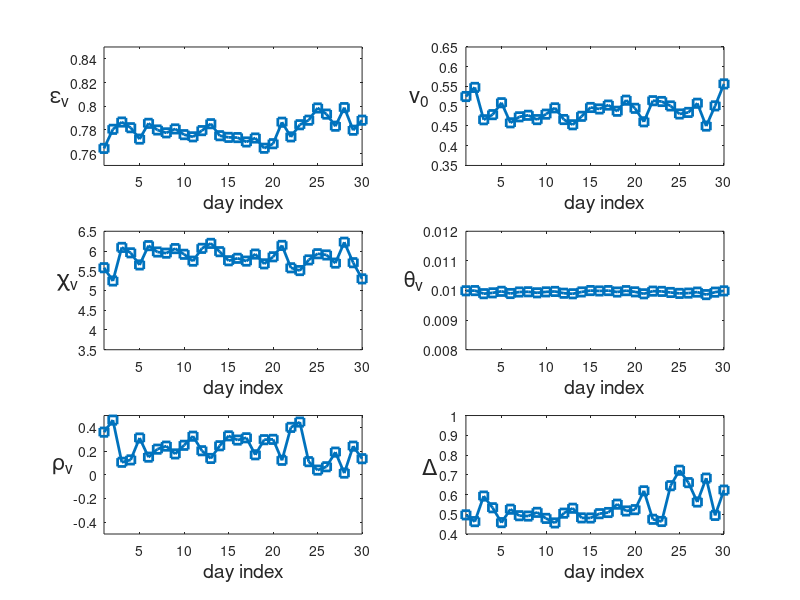
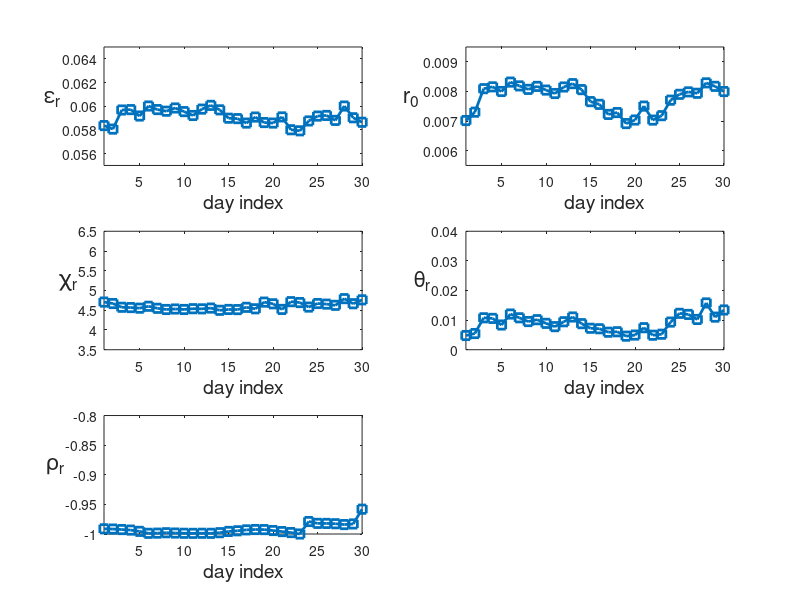

Recreate these plots in MATLAB, in order.
clear all

%load smile_fft.txt
%par=smile_fft;

load smile_fft_ptime6days.txt
par=smile_fft_ptime6days;


%nsize=max(size(fcallL(:,2)));


%% numero di osservazioni
nobs=36;

%% caso sei giorni
nobs=30;
%% numero strike
 nstr=5;
nv=11;
   
         maxdist=264-22
      
%% riordino dati per  scadenza e tipo
icont=0;
for io=1:nobs
 
      timetomat(io)=(maxdist-io+1);
      timetomat(io)=io;
      %/252.0;
      %/263.d0;
    %  timetomat(io)=(maxdist-io+1)/252.d0;
      delta(io)=par(icont+1,2)
      epsv(io)=par(icont+2,2);
      v0(io)=par(icont+3,2);
      thetav(io)=par(icont+4,2);
      chiv(io)=par(icont+5,2);
      rhov(io)=par(icont+6,2);
      epsr(io)=par(icont+7,2);
      r0(io)=par(icont+8,2);
      thetar(io)=par(icont+9,2);
      chir(io)=par(icont+10,2);
      rhor(io)=par(icont+11,2);
     
      
      icont=icont+nv;
end 

figure(1)
h1=subplot(3,2,1)
plot(timetomat,epsv,'-s','LineWidth',2)
ylabel('\epsilon_v ','Rotation',0,'FontSize',16)
%xlabel('    time to maturity (days)','FontSize',14)
xlabel('    day index','FontSize',14)

%xlabel('days from September 14th, 2010','FontSize',10)
%axis([208  238 0 0.5])

axis([min(min(timetomat)) max(max(timetomat)) 0.75 0.85]) 
%pause(0.2)

h2=subplot(3,2,2)
plot(timetomat,v0,'-s','LineWidth',2)
ylabel('v_0  ','Rotation',0,'FontSize',16)
%xlabel('    time to maturity  (days)','FontSize',14)
xlabel('    day index','FontSize',14)
%xlabel('days from September 14th, 2010','FontSize',10)
axis([min(min(timetomat))  max(max(timetomat)) 0.35 0.65])

h3=subplot(3,2,3)
plot(timetomat,chiv,'-s','LineWidth',2)
ylabel('\chi_v ','Rotation',0,'FontSize',16)
%xlabel('    time to maturity  (days)','FontSize',14)
xlabel('    day index','FontSize',14)

axis([min(min(timetomat))  max(max(timetomat)) 3.5 6.5])

h4=subplot(3,2,4)
plot(timetomat,thetav,'-s','LineWidth',2)
ylabel('\theta_v ','Rotation',0,'FontSize',16)
%xlabel('    time to maturity  (days)','FontSize',14)
xlabel('    day index','FontSize',14)

axis([min(min(timetomat))  max(max(timetomat)) 0.008 0.012])

h5=subplot(3,2,5)
plot(timetomat,rhov,'-s','LineWidth',2)
ylabel('\rho_v ','Rotation',0,'FontSize',16)
%xlabel('    time to maturity  (days)','FontSize',14)
xlabel('    day index','FontSize',14)

axis([min(min(timetomat))  max(max(timetomat)) -0.5 0.5])


h6=subplot(3,2,6)
plot(timetomat,delta,'-s','LineWidth',2)
ylabel('\Delta ','Rotation',0,'FontSize',16)
%xlabel('    time to maturity  (days)','FontSize',14)
xlabel('    day index','FontSize',14)

axis([min(min(timetomat))  max(max(timetomat)) 0.4 1.0])




figure(2)
h11=subplot(3,2,1)
plot(timetomat,epsr,'-s','LineWidth',2)
ylabel('\epsilon_r ','Rotation',0,'FontSize',16)
%xlabel('    time to maturity (days)','FontSize',14)
xlabel('    day index','FontSize',14)

axis([min(min(timetomat)) max(max(timetomat)) 0.055 0.065]) 


h22=subplot(3,2,2)
plot(timetomat,r0,'-s','LineWidth',2)
ylabel('r_0  ','Rotation',0,'FontSize',16)
%xlabel('    time to maturity  (days)','FontSize',14)
xlabel('    day index','FontSize',14)
axis([min(min(timetomat))  max(max(timetomat)) 0.0055 0.0095])


h33=subplot(3,2,3)
plot(timetomat,chir,'-s','LineWidth',2)
ylabel('\chi_r ','Rotation',0,'FontSize',16)
%xlabel('    time to maturity  (days)','FontSize',14)
xlabel('    day index','FontSize',14)
axis([min(min(timetomat))  max(max(timetomat)) 3.5 6.5])

h44=subplot(3,2,4)
plot(timetomat,thetar,'-s','LineWidth',2)
ylabel('\theta_r ','Rotation',0,'FontSize',16)
%xlabel('    time to maturity  (days)','FontSize',14)
xlabel('    day index','FontSize',14)

axis([min(min(timetomat))  max(max(timetomat)) 0 0.04])

h5=subplot(3,2,5)
plot(timetomat,rhor,'-s','LineWidth',2)
ylabel('\rho_r ','Rotation',0,'FontSize',16)
%xlabel('    time to maturity  (days)','FontSize',14)
xlabel('    day index','FontSize',14)

axis([min(min(timetomat))  max(max(timetomat)) -1 -0.8])







